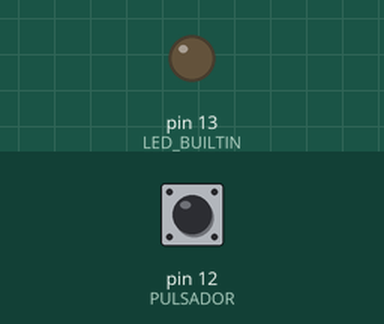
This sketch was run on a simulated Arduino Uno, built with avr-gcc and run on an emulated ATmega328P. Parts: output pins drawn as LEDs (lit = HIGH). The inputs (shaded band) are chosen by the test bench; at power-on: pin 12 (PULSADOR) HIGH.

Above: at 1.2 s.
1.3 s: pin 12 (PULSADOR) pulled LOW for 0.15 s
At 2.0 s:
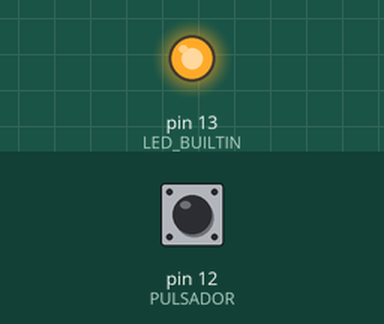
2.9 s: pin 12 (PULSADOR) pulled LOW for 1 s
At 4.4 s:
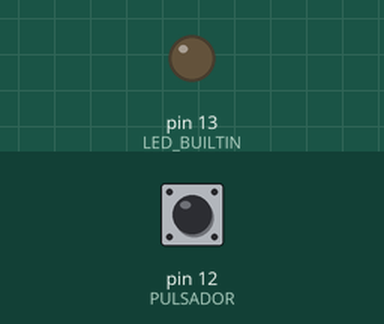
5.4 s: pin 12 (PULSADOR) pulled LOW for 3.2 s
At 9.2 s:
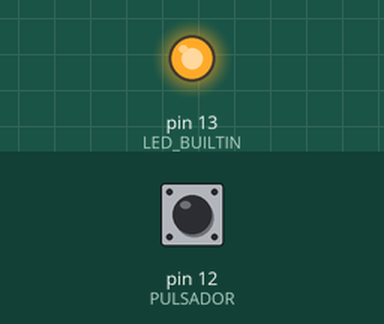
Timing chart, 0 to 10.7 s (numbered marks = the images above; inputs shaded):
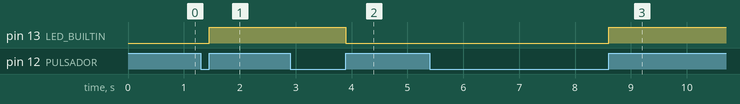

Measured:
- after the input at 1.3 s, pin 13 (LED_BUILTIN): LOW → HIGH after 0.15 s
- after the input at 2.9 s, pin 13 (LED_BUILTIN): HIGH → LOW after 1.0 s
- after the input at 5.4 s, pin 13 (LED_BUILTIN): LOW → HIGH after 3.2 s

The sketch:

pulsador.ino
```cpp
/*
  Pulsadores y rebotes
  Sábado 3 de octubre de 2020

  Lucas Martín Treser - Automatismos Mar del Plata
  https://www.automatismos-mdq.com.ar/

  Simulación disponible en:
  https://www.tinkercad.com/things/cDnWGgietEf

*/

const int PULSADOR = 12;
boolean pulsEstado = 0;
boolean ledEstado = 0;

void setup() {

  pinMode(LED_BUILTIN, OUTPUT);
  pinMode(PULSADOR, INPUT_PULLUP);

}

void loop() {

  if (digitalRead(PULSADOR) == LOW) {
    pulsEstado = 1;
  }
  if ((digitalRead(PULSADOR) == HIGH) && (pulsEstado == 1)) {
    pulsEstado = 0;
    ledEstado = !ledEstado;
    digitalWrite(LED_BUILTIN, ledEstado);
  }
}
```
